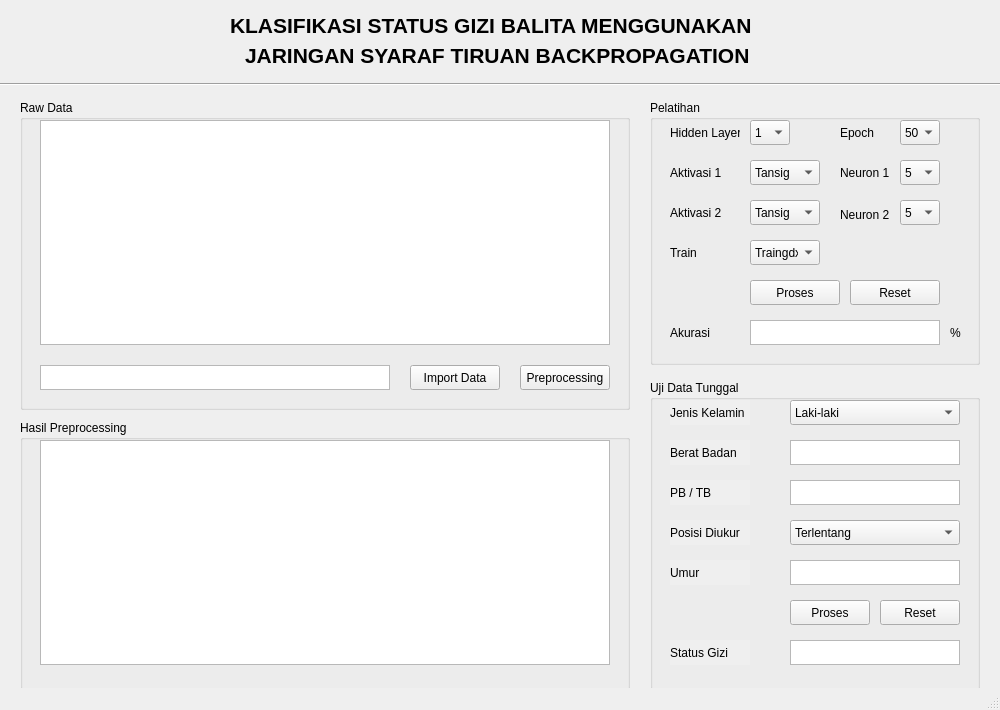
<?xml version="1.0" encoding="UTF-8"?>
<ui version="4.0">
 <class>MainWindow</class>
 <widget class="QMainWindow" name="MainWindow">
  <property name="enabled">
   <bool>true</bool>
  </property>
  <property name="geometry">
   <rect>
    <x>0</x>
    <y>0</y>
    <width>1000</width>
    <height>710</height>
   </rect>
  </property>
  <property name="windowTitle">
   <string>MainWindow</string>
  </property>
  <widget class="QWidget" name="centralwidget">
   <widget class="QLabel" name="labelJudul1">
    <property name="geometry">
     <rect>
      <x>230</x>
      <y>15</y>
      <width>540</width>
      <height>20</height>
     </rect>
    </property>
    <property name="font">
     <font>
      <pointsize>16</pointsize>
      <weight>75</weight>
      <bold>true</bold>
     </font>
    </property>
    <property name="text">
     <string>KLASIFIKASI STATUS GIZI BALITA MENGGUNAKAN</string>
    </property>
   </widget>
   <widget class="QLabel" name="labelJudul2">
    <property name="geometry">
     <rect>
      <x>245</x>
      <y>45</y>
      <width>510</width>
      <height>20</height>
     </rect>
    </property>
    <property name="font">
     <font>
      <pointsize>16</pointsize>
      <weight>75</weight>
      <bold>true</bold>
     </font>
    </property>
    <property name="text">
     <string>JARINGAN SYARAF TIRUAN BACKPROPAGATION</string>
    </property>
   </widget>
   <widget class="Line" name="line">
    <property name="geometry">
     <rect>
      <x>0</x>
      <y>69</y>
      <width>1001</width>
      <height>31</height>
     </rect>
    </property>
    <property name="orientation">
     <enum>Qt::Horizontal</enum>
    </property>
   </widget>
   <widget class="QGroupBox" name="groupBoxRD">
    <property name="geometry">
     <rect>
      <x>20</x>
      <y>100</y>
      <width>610</width>
      <height>310</height>
     </rect>
    </property>
    <property name="title">
     <string>Raw Data</string>
    </property>
    <widget class="QTextEdit" name="TextEditRD">
     <property name="geometry">
      <rect>
       <x>20</x>
       <y>265</y>
       <width>350</width>
       <height>25</height>
      </rect>
     </property>
    </widget>
    <widget class="QPushButton" name="buttonPreprocessingRD">
     <property name="geometry">
      <rect>
       <x>500</x>
       <y>265</y>
       <width>90</width>
       <height>25</height>
      </rect>
     </property>
     <property name="text">
      <string>Preprocessing</string>
     </property>
    </widget>
    <widget class="QPushButton" name="buttonImportRD">
     <property name="geometry">
      <rect>
       <x>390</x>
       <y>265</y>
       <width>90</width>
       <height>25</height>
      </rect>
     </property>
     <property name="text">
      <string>Import Data</string>
     </property>
    </widget>
    <widget class="QTableView" name="tableRD">
     <property name="geometry">
      <rect>
       <x>20</x>
       <y>20</y>
       <width>570</width>
       <height>225</height>
      </rect>
     </property>
    </widget>
   </widget>
   <widget class="QGroupBox" name="groupBoxUDT">
    <property name="geometry">
     <rect>
      <x>650</x>
      <y>380</y>
      <width>330</width>
      <height>310</height>
     </rect>
    </property>
    <property name="title">
     <string>Uji Data Tunggal</string>
    </property>
    <widget class="QLabel" name="labelJK">
     <property name="geometry">
      <rect>
       <x>20</x>
       <y>20</y>
       <width>80</width>
       <height>25</height>
      </rect>
     </property>
     <property name="autoFillBackground">
      <bool>true</bool>
     </property>
     <property name="text">
      <string>Jenis Kelamin</string>
     </property>
    </widget>
    <widget class="QComboBox" name="comboBoxJK">
     <property name="geometry">
      <rect>
       <x>140</x>
       <y>20</y>
       <width>170</width>
       <height>25</height>
      </rect>
     </property>
     <item>
      <property name="text">
       <string>Laki-laki</string>
      </property>
     </item>
     <item>
      <property name="text">
       <string>Perempuan</string>
      </property>
     </item>
    </widget>
    <widget class="QPushButton" name="buttonProsesUDT">
     <property name="geometry">
      <rect>
       <x>140</x>
       <y>220</y>
       <width>80</width>
       <height>25</height>
      </rect>
     </property>
     <property name="text">
      <string>Proses</string>
     </property>
    </widget>
    <widget class="QPushButton" name="buttonResetUDT">
     <property name="geometry">
      <rect>
       <x>230</x>
       <y>220</y>
       <width>80</width>
       <height>25</height>
      </rect>
     </property>
     <property name="text">
      <string>Reset</string>
     </property>
    </widget>
    <widget class="QTextEdit" name="textEditSG">
     <property name="geometry">
      <rect>
       <x>140</x>
       <y>260</y>
       <width>170</width>
       <height>25</height>
      </rect>
     </property>
    </widget>
    <widget class="QLabel" name="labelSG">
     <property name="geometry">
      <rect>
       <x>20</x>
       <y>260</y>
       <width>80</width>
       <height>25</height>
      </rect>
     </property>
     <property name="autoFillBackground">
      <bool>true</bool>
     </property>
     <property name="text">
      <string>Status Gizi</string>
     </property>
    </widget>
    <widget class="QLabel" name="labelUmur">
     <property name="geometry">
      <rect>
       <x>20</x>
       <y>180</y>
       <width>80</width>
       <height>25</height>
      </rect>
     </property>
     <property name="autoFillBackground">
      <bool>true</bool>
     </property>
     <property name="text">
      <string>Umur</string>
     </property>
    </widget>
    <widget class="QLabel" name="labelPD">
     <property name="geometry">
      <rect>
       <x>20</x>
       <y>140</y>
       <width>80</width>
       <height>25</height>
      </rect>
     </property>
     <property name="autoFillBackground">
      <bool>true</bool>
     </property>
     <property name="text">
      <string>Posisi Diukur</string>
     </property>
    </widget>
    <widget class="QLabel" name="labelPBTB">
     <property name="geometry">
      <rect>
       <x>20</x>
       <y>100</y>
       <width>80</width>
       <height>25</height>
      </rect>
     </property>
     <property name="autoFillBackground">
      <bool>true</bool>
     </property>
     <property name="text">
      <string>PB / TB</string>
     </property>
    </widget>
    <widget class="QLabel" name="labelBB">
     <property name="geometry">
      <rect>
       <x>20</x>
       <y>60</y>
       <width>80</width>
       <height>25</height>
      </rect>
     </property>
     <property name="autoFillBackground">
      <bool>true</bool>
     </property>
     <property name="text">
      <string>Berat Badan</string>
     </property>
    </widget>
    <widget class="QComboBox" name="comboBoxPD">
     <property name="geometry">
      <rect>
       <x>140</x>
       <y>140</y>
       <width>170</width>
       <height>25</height>
      </rect>
     </property>
     <item>
      <property name="text">
       <string>Terlentang</string>
      </property>
     </item>
     <item>
      <property name="text">
       <string>Berdiri</string>
      </property>
     </item>
    </widget>
    <widget class="QTextEdit" name="textEditBB">
     <property name="geometry">
      <rect>
       <x>140</x>
       <y>60</y>
       <width>170</width>
       <height>25</height>
      </rect>
     </property>
    </widget>
    <widget class="QTextEdit" name="textEditPBTB">
     <property name="geometry">
      <rect>
       <x>140</x>
       <y>100</y>
       <width>170</width>
       <height>25</height>
      </rect>
     </property>
    </widget>
    <widget class="QTextEdit" name="textEditUmur">
     <property name="geometry">
      <rect>
       <x>140</x>
       <y>180</y>
       <width>170</width>
       <height>25</height>
      </rect>
     </property>
    </widget>
   </widget>
   <widget class="QGroupBox" name="groupBoxPreprocessing">
    <property name="geometry">
     <rect>
      <x>20</x>
      <y>420</y>
      <width>610</width>
      <height>270</height>
     </rect>
    </property>
    <property name="title">
     <string>Hasil Preprocessing</string>
    </property>
    <widget class="QTableView" name="tablePreprocessing">
     <property name="geometry">
      <rect>
       <x>20</x>
       <y>20</y>
       <width>570</width>
       <height>225</height>
      </rect>
     </property>
    </widget>
   </widget>
   <widget class="QGroupBox" name="groupBoxPelatihan">
    <property name="geometry">
     <rect>
      <x>650</x>
      <y>100</y>
      <width>330</width>
      <height>265</height>
     </rect>
    </property>
    <property name="title">
     <string>Pelatihan</string>
    </property>
    <widget class="QLabel" name="labelHL">
     <property name="geometry">
      <rect>
       <x>20</x>
       <y>20</y>
       <width>70</width>
       <height>25</height>
      </rect>
     </property>
     <property name="text">
      <string>Hidden Layer</string>
     </property>
    </widget>
    <widget class="QLabel" name="labelA1">
     <property name="geometry">
      <rect>
       <x>20</x>
       <y>60</y>
       <width>70</width>
       <height>25</height>
      </rect>
     </property>
     <property name="text">
      <string>Aktivasi 1</string>
     </property>
    </widget>
    <widget class="QComboBox" name="comboBoxA1">
     <property name="geometry">
      <rect>
       <x>100</x>
       <y>60</y>
       <width>70</width>
       <height>25</height>
      </rect>
     </property>
     <item>
      <property name="text">
       <string>Tansig</string>
      </property>
     </item>
     <item>
      <property name="text">
       <string>Logsig</string>
      </property>
     </item>
    </widget>
    <widget class="QComboBox" name="comboBoxHL">
     <property name="geometry">
      <rect>
       <x>100</x>
       <y>20</y>
       <width>40</width>
       <height>25</height>
      </rect>
     </property>
     <item>
      <property name="text">
       <string>1</string>
      </property>
     </item>
     <item>
      <property name="text">
       <string>2</string>
      </property>
     </item>
    </widget>
    <widget class="QComboBox" name="comboBoxA2">
     <property name="geometry">
      <rect>
       <x>100</x>
       <y>100</y>
       <width>70</width>
       <height>25</height>
      </rect>
     </property>
     <item>
      <property name="text">
       <string>Tansig</string>
      </property>
     </item>
     <item>
      <property name="text">
       <string>Logsig</string>
      </property>
     </item>
    </widget>
    <widget class="QLabel" name="labelA2">
     <property name="geometry">
      <rect>
       <x>20</x>
       <y>100</y>
       <width>70</width>
       <height>25</height>
      </rect>
     </property>
     <property name="text">
      <string>Aktivasi 2</string>
     </property>
    </widget>
    <widget class="QLabel" name="labelAkurasi1">
     <property name="geometry">
      <rect>
       <x>20</x>
       <y>220</y>
       <width>70</width>
       <height>25</height>
      </rect>
     </property>
     <property name="text">
      <string>Akurasi</string>
     </property>
    </widget>
    <widget class="QTextEdit" name="textEditAkurasi">
     <property name="geometry">
      <rect>
       <x>100</x>
       <y>220</y>
       <width>190</width>
       <height>25</height>
      </rect>
     </property>
    </widget>
    <widget class="QLabel" name="labelAkurasi2">
     <property name="geometry">
      <rect>
       <x>300</x>
       <y>220</y>
       <width>30</width>
       <height>25</height>
      </rect>
     </property>
     <property name="text">
      <string>%</string>
     </property>
    </widget>
    <widget class="QLabel" name="labelTrain">
     <property name="geometry">
      <rect>
       <x>20</x>
       <y>140</y>
       <width>50</width>
       <height>25</height>
      </rect>
     </property>
     <property name="text">
      <string>Train</string>
     </property>
    </widget>
    <widget class="QLabel" name="labelNeuron1">
     <property name="geometry">
      <rect>
       <x>190</x>
       <y>60</y>
       <width>50</width>
       <height>25</height>
      </rect>
     </property>
     <property name="text">
      <string>Neuron 1</string>
     </property>
    </widget>
    <widget class="QLabel" name="labelNeuron2">
     <property name="geometry">
      <rect>
       <x>190</x>
       <y>100</y>
       <width>50</width>
       <height>30</height>
      </rect>
     </property>
     <property name="text">
      <string>Neuron 2</string>
     </property>
    </widget>
    <widget class="QComboBox" name="comboBoxNeuron2">
     <property name="geometry">
      <rect>
       <x>250</x>
       <y>100</y>
       <width>40</width>
       <height>25</height>
      </rect>
     </property>
     <item>
      <property name="text">
       <string>5</string>
      </property>
     </item>
     <item>
      <property name="text">
       <string>10</string>
      </property>
     </item>
     <item>
      <property name="text">
       <string>15</string>
      </property>
     </item>
     <item>
      <property name="text">
       <string>20</string>
      </property>
     </item>
     <item>
      <property name="text">
       <string>25</string>
      </property>
     </item>
     <item>
      <property name="text">
       <string>30</string>
      </property>
     </item>
     <item>
      <property name="text">
       <string>35</string>
      </property>
     </item>
     <item>
      <property name="text">
       <string>40</string>
      </property>
     </item>
     <item>
      <property name="text">
       <string>45</string>
      </property>
     </item>
     <item>
      <property name="text">
       <string>50</string>
      </property>
     </item>
    </widget>
    <widget class="QComboBox" name="comboBoxNeuron1">
     <property name="geometry">
      <rect>
       <x>250</x>
       <y>60</y>
       <width>40</width>
       <height>25</height>
      </rect>
     </property>
     <item>
      <property name="text">
       <string>5</string>
      </property>
     </item>
     <item>
      <property name="text">
       <string>10</string>
      </property>
     </item>
     <item>
      <property name="text">
       <string>15</string>
      </property>
     </item>
     <item>
      <property name="text">
       <string>20</string>
      </property>
     </item>
     <item>
      <property name="text">
       <string>25</string>
      </property>
     </item>
     <item>
      <property name="text">
       <string>30</string>
      </property>
     </item>
     <item>
      <property name="text">
       <string>35</string>
      </property>
     </item>
     <item>
      <property name="text">
       <string>40</string>
      </property>
     </item>
     <item>
      <property name="text">
       <string>45</string>
      </property>
     </item>
     <item>
      <property name="text">
       <string>50</string>
      </property>
     </item>
    </widget>
    <widget class="QComboBox" name="comboBoxTrain">
     <property name="geometry">
      <rect>
       <x>100</x>
       <y>140</y>
       <width>70</width>
       <height>25</height>
      </rect>
     </property>
     <item>
      <property name="text">
       <string>Traingdx</string>
      </property>
     </item>
     <item>
      <property name="text">
       <string>Trainlm</string>
      </property>
     </item>
     <item>
      <property name="text">
       <string>Traingdm</string>
      </property>
     </item>
    </widget>
    <widget class="QLabel" name="labelEpoch">
     <property name="geometry">
      <rect>
       <x>190</x>
       <y>20</y>
       <width>40</width>
       <height>25</height>
      </rect>
     </property>
     <property name="text">
      <string>Epoch</string>
     </property>
    </widget>
    <widget class="QComboBox" name="comboBoxEpoch">
     <property name="geometry">
      <rect>
       <x>250</x>
       <y>20</y>
       <width>40</width>
       <height>25</height>
      </rect>
     </property>
     <item>
      <property name="text">
       <string>50</string>
      </property>
     </item>
     <item>
      <property name="text">
       <string>100</string>
      </property>
     </item>
     <item>
      <property name="text">
       <string>200</string>
      </property>
     </item>
     <item>
      <property name="text">
       <string>250</string>
      </property>
     </item>
     <item>
      <property name="text">
       <string>500</string>
      </property>
     </item>
     <item>
      <property name="text">
       <string>1000</string>
      </property>
     </item>
    </widget>
    <widget class="QPushButton" name="buttonProsesPelatihan">
     <property name="geometry">
      <rect>
       <x>100</x>
       <y>180</y>
       <width>90</width>
       <height>25</height>
      </rect>
     </property>
     <property name="text">
      <string>Proses</string>
     </property>
    </widget>
    <widget class="QPushButton" name="buttonResetPelatihan">
     <property name="geometry">
      <rect>
       <x>200</x>
       <y>180</y>
       <width>90</width>
       <height>25</height>
      </rect>
     </property>
     <property name="text">
      <string>Reset</string>
     </property>
    </widget>
   </widget>
  </widget>
  <widget class="QStatusBar" name="statusbar"/>
 </widget>
 <resources/>
 <connections/>
</ui>
